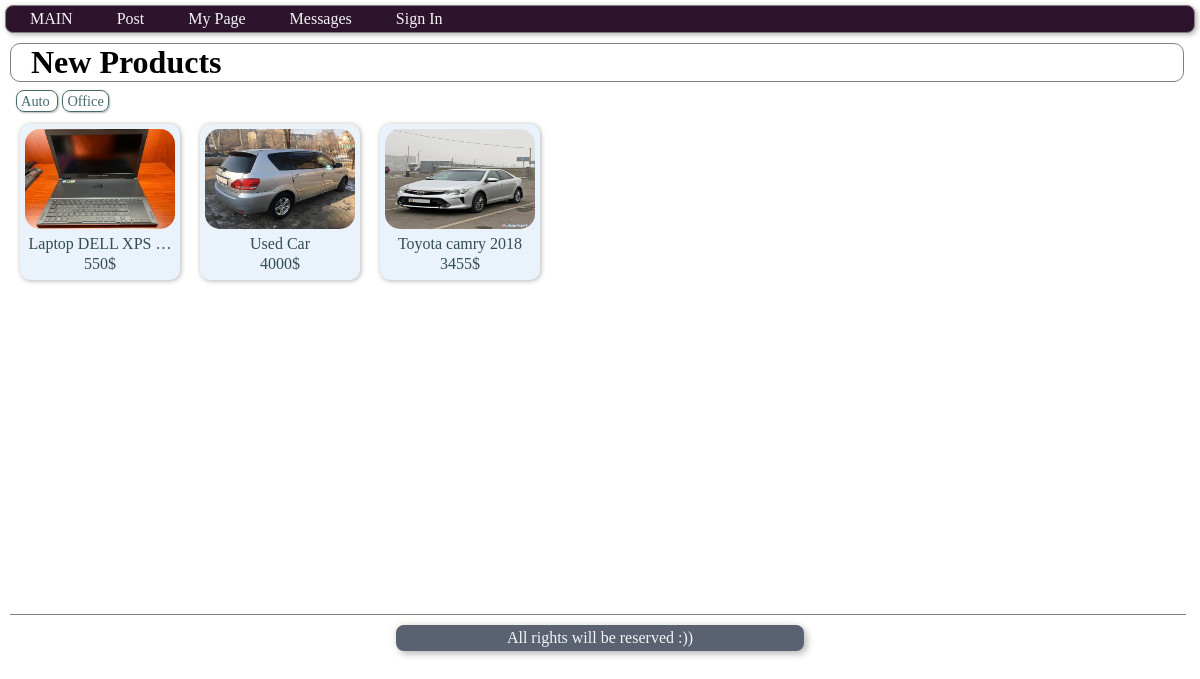
The page / on the database its author committed.
### users/models.py (models this page shows, shortened)
class SubCategory(models.Model):
    sub_category = models.CharField(max_length=100, db_index=True)
    class Meta:
        verbose_name = 'Sub-Category'
        verbose_name_plural = 'Sub-Categories'
        ordering = ['sub_category']

class Products(models.Model):
    username = models.ForeignKey(User, on_delete=models.CASCADE, verbose_name='Author')
    city = models.CharField(max_length=50, verbose_name='City', default='Los Angeles')
    product = models.CharField(max_length=100, unique=True,  verbose_name='Product')
    price = models.IntegerField(verbose_name='Price')
    description = models.TextField(blank=True, verbose_name='Description')
    created_at = models.DateTimeField(auto_now_add=True, verbose_name='Created')
    updated_at = models.DateTimeField(auto_now=True, verbose_name='Updated')
    photo1 = models.ImageField(upload_to='item_pics/%Y/%m/%d', verbose_name='Pic 1', blank=True)
    photo2 = models.ImageField(upload_to='item_pics/%Y/%m/%d', verbose_name='Pic 2', blank=True)
    photo3 = models.ImageField(upload_to='item_pics/%Y/%m/%d', verbose_name='Pic 3', blank=True)
    photo4 = models.ImageField(upload_to='item_pics/%Y/%m/%d', verbose_name='Pic 4', blank=True)
    main_category = models.ForeignKey('MainCategory', default='1', on_delete=models.PROTECT, verbose_name='Main Category')
    sub_category = models.ForeignKey('SubCategory', default='21', on_delete=models.PROTECT, verbose_name='Sub Categogry')
    views = models.IntegerField(default=0)
    def get_absolute_url(self): #redirect to this news item !
        return reverse('view_product', kwargs={"pk": self.pk})
    class Meta:
        ordering = ['-created_at']

### users/views.py (the view)
# urls.py: path('', HomePage.as_view(), name='home'),
class HomePage(ListView):
    template_name = 'users/index.html'
    model = Products
    context_object_name = 'products'
    def get_context_data(self, **kwargs):
        context = super().get_context_data(**kwargs)
        prods = Products.objects.all().select_related('username').select_related('sub_category').select_related(
            'main_category')
        context['categories'] = prods.order_by('sub_category').values('sub_category__sub_category', 'sub_category').distinct()
        context['cities'] = prods.order_by('city').values('city', 'city').distinct()
        return context
    def get_queryset(self):
        products = Products.objects.all().order_by('created_at').select_related('username').select_related(
            'sub_category').select_related('main_category')[::-1][:200]
        return products

### users/templates/users/index.html (shortened to what this page needs)
{% extends 'base.html' %}
{% block body %}
<div class="body_1">
    <h1>New Products</h1>
    <p class="recent_general_info">
        {% for cat in categories %}
            <span class="categories_list"> {{ cat.sub_category__sub_category }} </span>
        {% endfor %}
    </p>
    <div id="recent_products">
        {% for item in products %}
            <div id='product_capsule'>
                <a href="{{ item.get_absolute_url }}"><img src="media/{{item.photo1}}" class="capsule-img"></a>
            <p>{{ item.product|truncatechars:17 }}</p>
            <p>{{ item.price }}$ </p>
            </div>
        {% endfor %}
    </div>
</div>
{% endblock%}

### templates/base.html (shortened to what this page needs)
{% load static %}
<!DOCTYPE html>
<html lang="en">
    <head>
        <link rel="stylesheet" href="{% static 'css/main.css' %}">
        <link rel="stylesheet" href="{% static 'css/product_view.css' %}">
    </head>
    <body>
        {% include '_nav.html' %}
        {% block body %}
        {% endblock %}
        {% include '_footer.html'%}
    </body>
</html>

### templates/_nav.html (shortened to what this page needs)
{% load static %}
<div id='navigation'>
    <a href="{% url 'home' %}">MAIN</a>
    {% if request.user.is_authenticated %}
    <a href="{% url 'post_product' %}">Post</a>
    {% else %}
    <a href="{% url 'login' %}">Post</a>
    {% endif %}
    {% if request.user.is_authenticated %}
        <a href="#">My Page </a>
        <a href="#">Messages</a>
        <a href="{% url 'logout' %}">Log Out : {{request.user}}</a>
        {% else %}
        <a href="{% url 'login' %}">My Page</a>
        <a href="{% url 'login' %}">Messages</a>
        <a href="{% url 'login' %}">Sign In</a>
    {% endif %}
</div>

### templates/_footer.html
<div id=footer>
    <p>All rights will be reserved :)) </p>
</div>

### users/static/css/main.css (style rules this page uses)
body { margin: 0px; padding: 0px; }
#navigation { margin: 5px; padding: 4px; border: solid 1px gray; border-radius: 8px; background-color: #2d142c; box-shadow: 2px 2px 5px #b8b8b8, -2px -2px 5px #f5f5f0; }
#navigation a { padding: 20px; text-decoration: none; color: whitesmoke; }
.body_1 { width: 100%; margin: 10px; }
.body_1 h1 { margin: 6px 0px; width: 96%; border: solid 1px gray; border-radius: 10px; padding-left: 20px; }
.recent_general_info { margin: 10px 4px 4px 4px; }
.categories_list { padding: 2px 4px; border: solid 1px #476b6b; border-radius: 8px; margin: 0px 2px; color: #476b6b; font-size: 0.9em; box-shadow: 1px 1px 2px #b8b8b8, -1px -1px 2px #f5f5f0; }
#recent_products { width: 98%; position: relative; border-bottom: solid 1px gray; min-height: 500px; }
#product_capsule { position: relative; float: left; width: 150px; border-radius: 10px; background-color: #eaf2fb; margin: 10px; padding: 5px; box-shadow: 1px 1px 5px #b8b8b8, -1px -1px 5px #f5f5f0; text-align: center; overflow: hidden; }
#product_capsule p { margin: 2px; color: #334d4d; }
.capsule-img { width: 100%; height: 100px; margin: auto; border-radius: 15px; }
#footer { border: none; width: 100%; position: relative; }
#footer p { width: 400px; padding: 4px; margin: auto; border-radius: 8px; background-color: #5a6170; color: whitesmoke; text-align: center; box-shadow: 3px 3px 7px #b8b8b8, -3px -3px 7px #f5f5f0; }

### rows shown on the page
SubCategory: sub_category__sub_category "Auto"
SubCategory: sub_category__sub_category "Office"
Products: photo1 (picture), product "Laptop DELL XPS …", price "550"
Products: photo1 (picture), product "Used Car", price "4000"
Products: photo1 (picture), product "Toyota camry 2018", price "3455"
